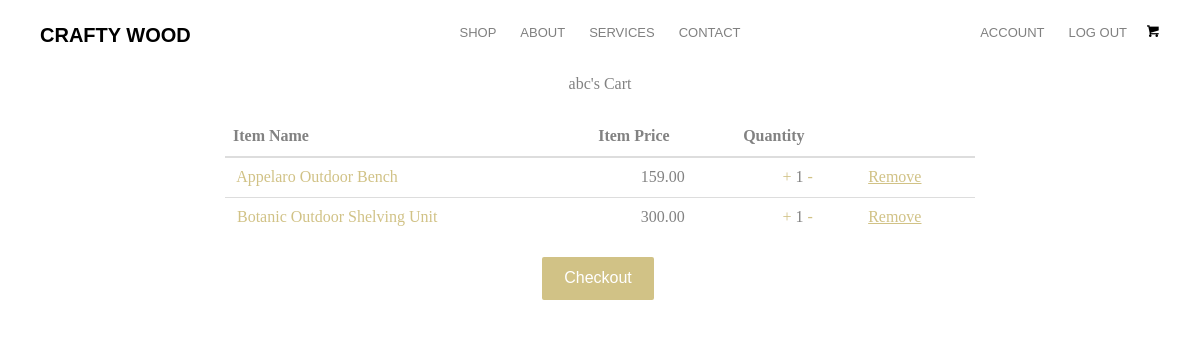
The app's page /cart (signed in), older data.
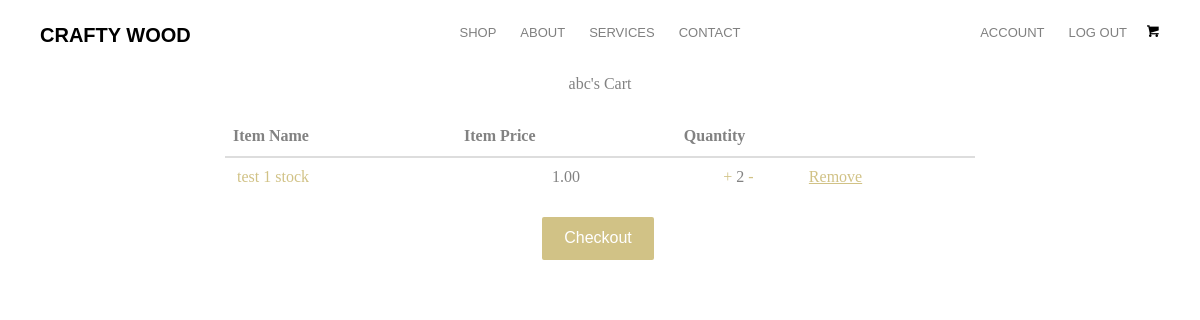
The same page, newer data.
### ecommercesite/database.py (models this page shows, shortened)
class User(db.Model, UserMixin):
    __tablename__ = 'user'
    id = db.Column(db.Integer, primary_key=True)
    type = db.Column(db.String(20))
    first_name = db.Column(db.String(30), nullable=False)
    last_name = db.Column(db.String(30), nullable=False)
    username = db.Column(db.String(30), nullable=False, unique=True)
    email = db.Column(db.String(100), nullable=False, unique=True)
    password = db.Column(db.String(60), nullable=False)
    role = db.Column(db.String(10), nullable=False, default='user')
    image_file = db.Column(db.String(20), nullable=False, default='defaultpfp.jpg')
    __mapper_args__ = {
        'polymorphic_on':type,
        'polymorphic_identity':'user'
    }

class Users(User):
    cart = db.relationship('Items_In_Cart', backref='cart_user', lazy=True)
    review = db.relationship('Review', backref='author', lazy=True)
    product_bought = db.relationship('Product_Bought', backref='product_id_bought', lazy=True)
    __mapper_args__ = {
        'polymorphic_identity':'users'
    }

class Items_In_Cart(db.Model):
    __tablename__ = 'items_in_cart'
    id = db.Column(db.Integer, primary_key=True)
    image_1 = db.Column(db.String(150), nullable=False, default='product-single-1.jpg')
    name = db.Column(db.String(80), nullable=False)
    price = db.Column(db.Numeric(10,2), nullable=False)
    quantity = db.Column(db.Integer, nullable=False, default='1')
    product_id = db.Column(db.Integer, nullable=False)
    user_id = db.Column(db.Integer, db.ForeignKey('user.id'), nullable=False)

### ecommercesite/routes.py (the view)
@app.route('/cart', methods=['GET', 'POST'])
@login_required
def cart():
    cart_items = Items_In_Cart.query.filter_by(user_id=current_user.id).all()
    items = 0
    for item in cart_items:
        items += 1
    return render_template('cart.html', title='Shopping Cart', current_user=current_user, cart_items=cart_items, items=items)

### ecommercesite/database.py (called while the page is built)
@login_manager.user_loader
def load_user(user_id):
    return User.query.get(int(user_id))

### ecommercesite/templates/cart.html (shortened to what this page needs)
{% extends 'layout.html' %}
{% block content %}
<div>
    <p class='text-center'>{{ current_user.username }}'s Cart</p>
</div>
<div class="page-wrapper">
  <div class="cart shopping">
    <div class="container">
      <div class="row">
        <div class="col-md-8 col-md-offset-2">
          <div class="block">
            <div class="product-list">
              <form method="post">
                <table class="table">
                  <thead>
                    <tr>
                      <th class="">Item Name</th>
                      <th class="">Item Price</th>
                      <th class="">Quantity</th>
                      <th class=""></th>
                    </tr>
                  </thead>
                  <tbody>
                    {% for product in cart_items %}
                    <tr class="">
                      <td class="">
                        <div class="product-info">
                          <a href="{{ url_for('product_details', id=product.product_id) }}">{{ product.name }}</a>
                        </div>
                      </td>
                      <td class="text-center">{{ product.price }}</td>
                      <td class="text-center col-md-2">
                        <a href="{{ url_for('add_quantity', id=product.id) }}">+</a> {{ product.quantity }} <a href="{{ url_for('min_quantity', id=product.id) }}">-</a>
                      </td>
                      <td class="">
                        <a class="product-remove text-center" style="text-decoration: underline" href="{{ url_for('delete_cart', id=product.id)}}">Remove</a>
                      </td>
                    </tr>
                    {% endfor %}
                  </tbody>
                </table>
              </form>
            </div>
          </div>
        </div>
      </div>
    </div>
  </div>
</div>
{% if cart_items %}
<div class="container text-center">
  <p>
    <a class="btn btn-primary" href="{{ url_for('checkout_details')}}">Checkout</a>
  </p>
</div>
{% else %}
<div class="container text-center">
  <p>
    Add items to your cart to checkout!
  </p>
</div>
{% endif %}
{% endblock %}

### ecommercesite/templates/layout.html (shortened to what this page needs)
<!DOCTYPE html>
<html>
	<head>
	<link rel="stylesheet" type="text/css" href="{{ url_for('static', filename='animate.css') }}">
	<link rel="stylesheet" type="text/css" href="{{ url_for('static', filename='icomoon.css') }}">
	<link rel="stylesheet" type="text/css" href="{{ url_for('static', filename='bootstrap.css') }}">
	<link rel="stylesheet" type="text/css" href="{{ url_for('static', filename='flexslider.css') }}">
	<link rel="stylesheet" type="text/css" href="{{ url_for('static', filename='owl.carousel.min.css') }}">
	<link rel="stylesheet" type="text/css" href="{{ url_for('static', filename='owl.theme.default.min.css') }}">
	<link rel="stylesheet" type="text/css" href="{{ url_for('static', filename='style.css') }}">
    </head>
    <body>
                <div id="page">
                    <nav class="fh5co-nav" role="navigation">
                        <div class="container">
                            <div class="row">
                                <div class="col-md-3 col-xs-2">
                                    <div id="fh5co-logo"><a href="{{ url_for('home') }}">Crafty Wood</a></div>
                                </div>
                                <div class="col-md-6 col-xs-6 text-center menu-1">
                                    <ul>
                                        <li class="has-dropdown">
                                            <a href="{{ url_for('shop') }}">Shop</a>
                                        </li>
                                        <li>
                                            <a href="{{ url_for('about') }}">About</a>
                                        </li>
                                        <li class="has-dropdown">
                                            <a href="{{ url_for('services') }}">Services</a>
                                        </li>
                                        <li>
                                            <a href="{{ url_for('contacts')}}">Contact</a>
                                        </li>
                                    </ul>
                                </div>
                                <div class="col-md-3 col-xs-4 text-right hidden-xs menu-2">
                                    <ul>
                                        {% if current_user.is_authenticated %}
                                            {% if current_user.role == 'user' %}
                                                <Li><a href="{{url_for('account')}}">Account</a></Li>
                                                <Li><a href="{{url_for('logout')}}">Log Out</a></Li>
                                                <li class="shopping-cart"><a href="{{url_for('cart')}}" class="cart"><span><i class="icon-shopping-cart"></i></span></a></li>
                                            {% elif current_user.role == 'admin' %}
                                                <li><a href="{{url_for('dashboard')}}">Dashboard</a></li>
                                                <Li><a href="{{url_for('logout')}}">Log Out</a></Li>
                                            {% endif %}
                                        {% else %}
                                                <Li><a href="{{url_for('login')}}">Login</a></Li>
                                                <Li><a href="{{url_for('register')}}">Register</a></Li>
                                        {% endif %}
                                    </ul>
                                </div>
                            </div>
                        </div>
                    </nav>
                </div>
                <div>
                    {% block content %}
                    {% endblock content %}
                </div>
    </body>
</html>

### ecommercesite/static/icomoon.css (style rules this page uses)
[class^="icon-"], [class*=" icon-"] { font-family: 'icomoon' !important; font-style: normal; font-weight: normal; font-variant: normal; text-transform: none; line-height: 1; -webkit-font-smoothing: antialiased; -moz-osx-font-smoothing: grayscale; }
.icon-shopping-cart:before { content: "\ea13"; }

### ecommercesite/static/style.css (style rules this page uses)
body { font-family: "Playfair Display", serif; font-weight: 400; font-size: 16px; line-height: 1.7; color: #828282; background: #fff; }
#page { position: relative; overflow-x: hidden; width: 100%; height: 100%; -webkit-transition: 0.5s; -o-transition: 0.5s; transition: 0.5s; }
a { color: #d1c286; -webkit-transition: 0.5s; -o-transition: 0.5s; transition: 0.5s; }
p { margin-bottom: 20px; }
.fh5co-nav { padding: 18px 0; background: #fff; }
.fh5co-nav #fh5co-logo { font-size: 20px; margin: 0; padding: 0; text-transform: uppercase; font-weight: bold; font-family: "Montserrat", Arial, sans-serif; }
.fh5co-nav a { padding: 5px 10px; color: #000; }
.fh5co-nav .menu-2 li.shopping-cart { float: right; }
.fh5co-nav .menu-2 li a.cart { color: black; }
.fh5co-nav .menu-2 li a.cart span { position: relative; }
.fh5co-nav ul { padding: 0; margin: 0; }
.fh5co-nav ul li { padding: 0; margin: 0; list-style: none; display: inline-block; font-family: "Montserrat", Arial, sans-serif; }
.fh5co-nav ul li a { font-size: 13px; padding: 30px 10px; text-transform: uppercase; color: rgba(0, 0, 0, 0.5); -webkit-transition: 0.5s; -o-transition: 0.5s; transition: 0.5s; }
.fh5co-nav ul li a.cart { color: black; }
.fh5co-nav ul li a.cart span { position: relative; }
.fh5co-nav ul li.has-dropdown { position: relative; }
#fh5co-offcanvas a { color: rgba(255, 255, 255, 0.5); }
#fh5co-offcanvas ul { padding: 0; margin: 0; }
#fh5co-offcanvas ul li { padding: 0; margin: 0; list-style: none; }
#fh5co-offcanvas ul li.shopping-cart { float: left; }
#fh5co-offcanvas ul li a.cart { display: block; margin-top: 30px; color: rgba(255, 255, 255, 0.5); }
#fh5co-offcanvas ul li a.cart span { position: relative; }
#fh5co-offcanvas ul li.offcanvas-has-dropdown > a { display: block; position: relative; }
#fh5co-offcanvas ul li.offcanvas-has-dropdown > a:after { position: absolute; right: 0px; font-family: 'icomoon'; font-style: normal; font-weight: normal; font-variant: normal; text-transform: none; line-height: 1; -webkit-font-smoothing: antialiased; -moz-osx-font-smoothing: grayscale; content: "\e921"; font-size: 20px; color: rgba(255, 255, 255, 0.2); -webkit-transition: 0.5s; -o-transition: 0.5s; transition: 0.5s; }
.btn { margin-right: 4px; margin-bottom: 4px; font-family: "Montserrat", Arial, sans-serif; font-size: 16px; font-weight: 400; -webkit-border-radius: 2px; -moz-border-radius: 2px; -ms-border-radius: 2px; border-radius: 2px; -webkit-transition: 0.5s; -o-transition: 0.5s; transition: 0.5s; padding: 8px 20px; }
.btn-primary { background: #d1c286; color: #fff; border: 2px solid #d1c286; }

Row changes from the older to the newer data that the page shows:
removed Items_In_Cart: name "Appelaro Outdoor Bench", price "159.00", quantity "1"
removed Items_In_Cart: name "Botanic Outdoor Shelving Unit", price "300.00", quantity "1"
added Items_In_Cart: name "test 1 stock", price "1.00", quantity "2"
